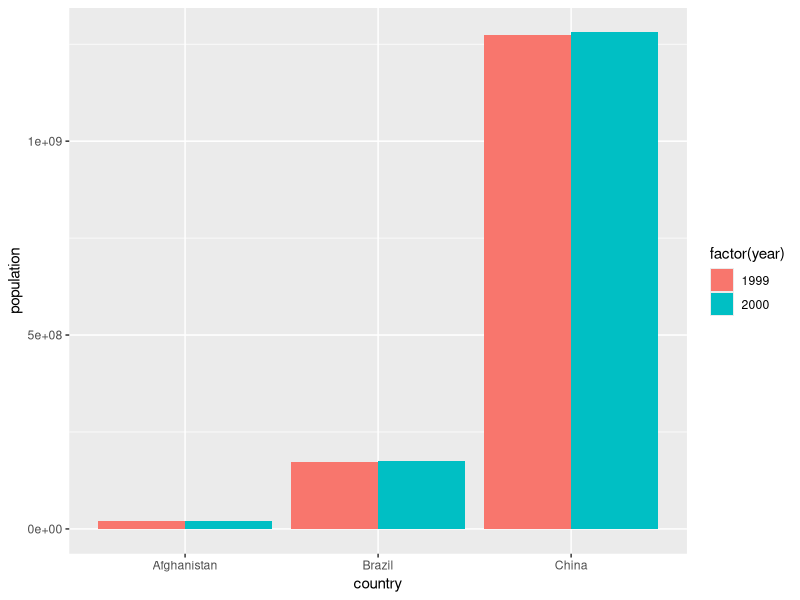
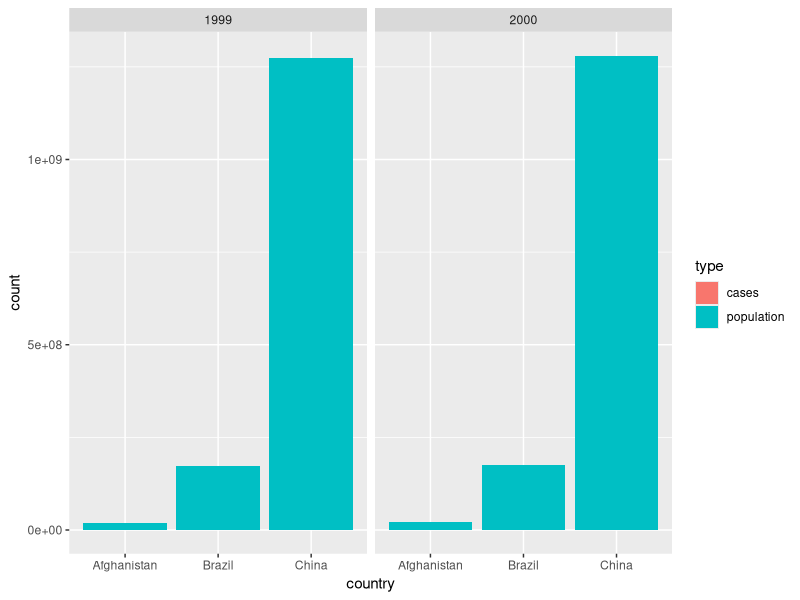
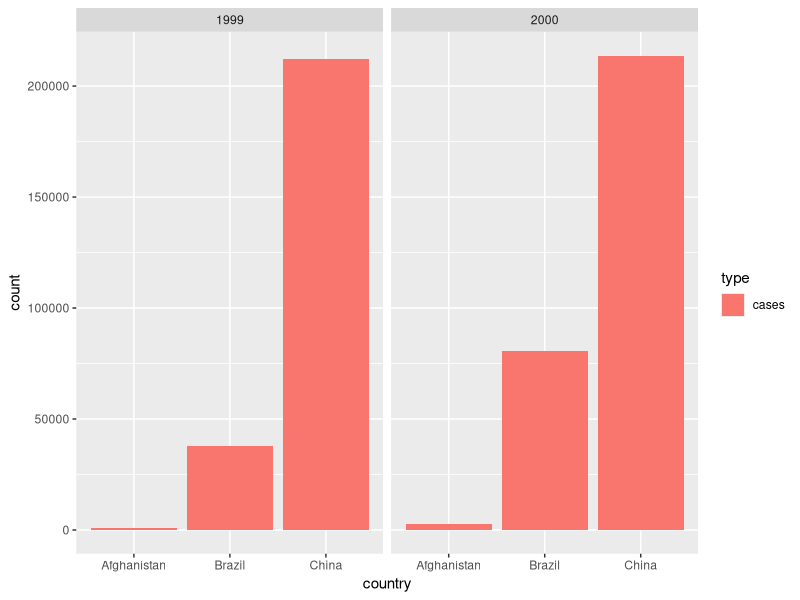
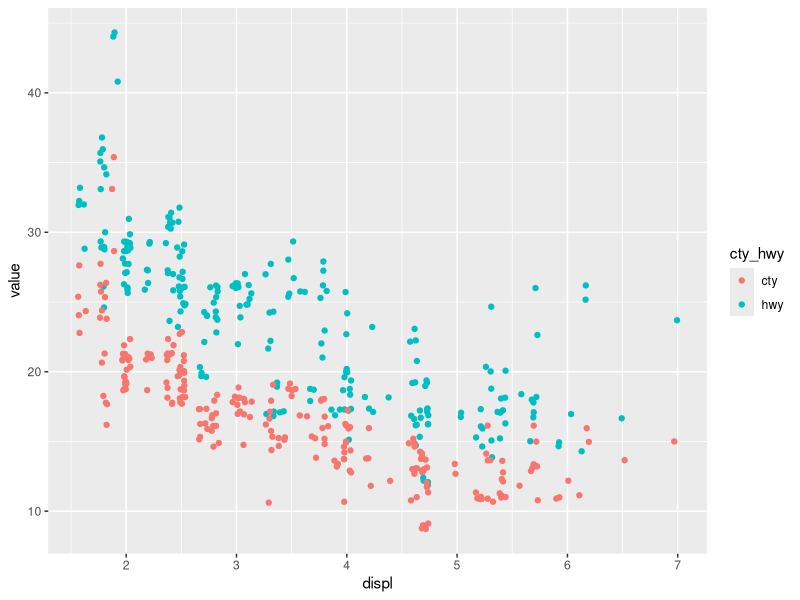

Here is the R script that generated these plots, in order:
## ---- chunk 1
knitr::opts_chunk$set(echo = TRUE)
library(tidyverse)
set.seed(20180516)
## ---- chunk 2
table2 %>% 
  spread(type, count)
## ---- chunk 3
table1 %>% 
  gather(type, count, cases, population)
## ---- chunk 4
table2 %>% 
  gather(type, count, -country, -year)
## ---- chunk 5
table1 %>% 
  gather(type, count, -country, -year) %>% 
  arrange(country, year, type)
## ---- chunk 6
table1 %>%
  ggplot() +
  geom_col(
    aes(country, population, fill = factor(year)),
    position = "dodge"
  )
## ---- chunk 7
table2 %>%
  ggplot() +
  geom_col(aes(country, count, fill = type)) +
  facet_wrap(~year)
## ---- chunk 8
table2 %>%
  filter(type == "cases") %>%
  ggplot() +
  geom_col(aes(country, count, fill = type)) +
  facet_wrap(~year)
## ---- chunk 9
cases_tbl <-
  table4a %>%
  mutate(type = "cases")

population_tbl <-
  table4b %>% 
  mutate(type = "population")

bind_rows(cases_tbl, population_tbl) %>%
  gather(year, count, -country, -type) %>%
  select(country, year, everything()) %>% 
  arrange(country, year, type)
## ---- chunk 10
mpg %>%
  select(displ, hwy, cty) %>%
  gather(cty_hwy, value, hwy, cty) %>%
  ggplot() +
  geom_jitter(aes(displ, value, color = cty_hwy))
